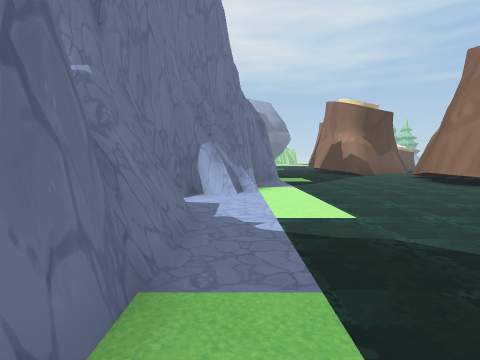
[1] (above)

23 first-person views from a walk through a scene from a Unity 3-D project. The camera is 1.4 m above the floor, tilts 4° down and sees 80° across. The floor is counted in squares, 2 m on a side. Each view is taken from the middle of a square. On the plan, view 1 faces up. The plan holds only what a view shows up to about 10 squares ahead; the rest is blank. The place goes on beyond the plan. The player is left out.

[2]
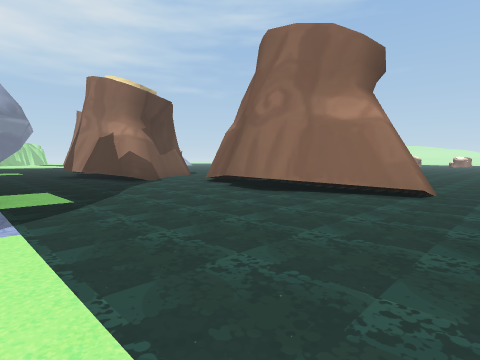

[3]
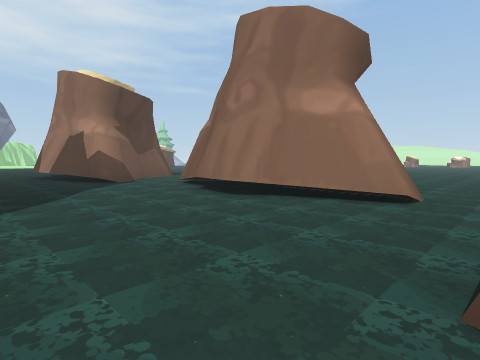

[4]
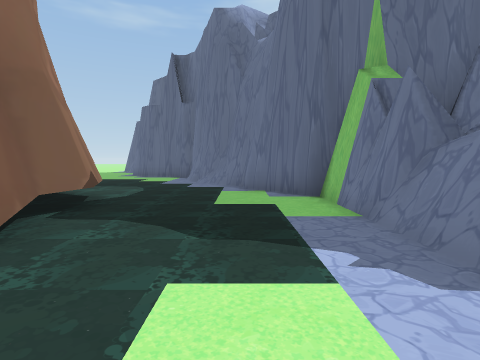

[5]
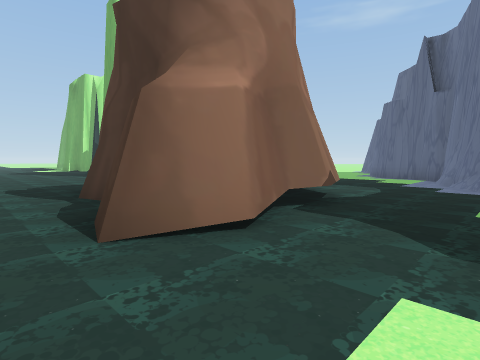

[6]
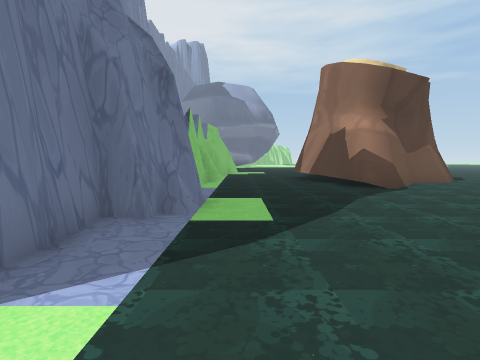

[7]
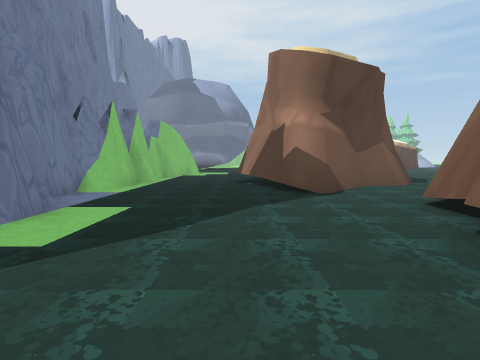

[8]
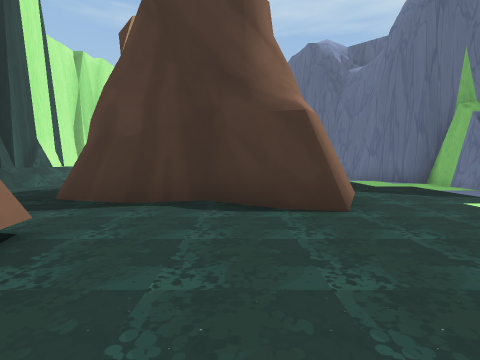

[9]
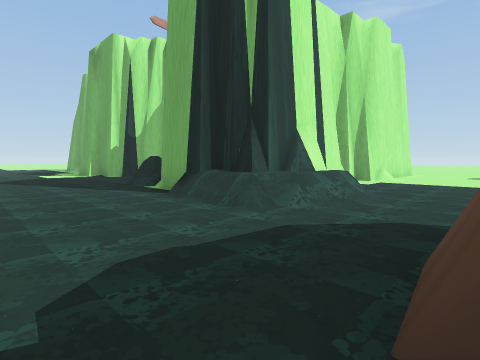

[10]
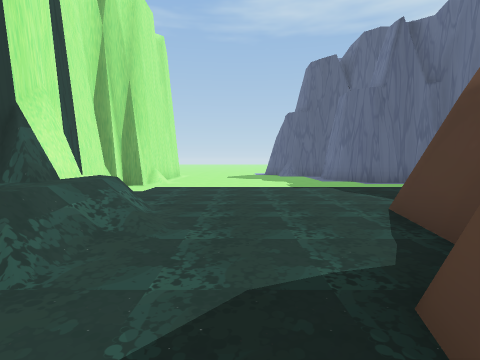

[11]
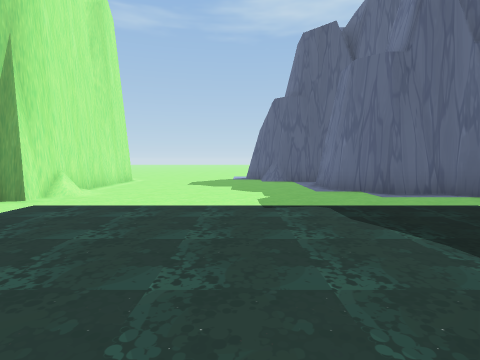

[12]
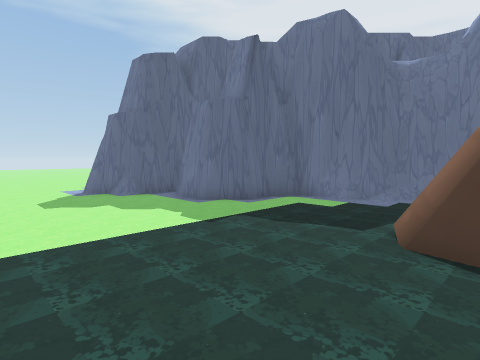

[13]
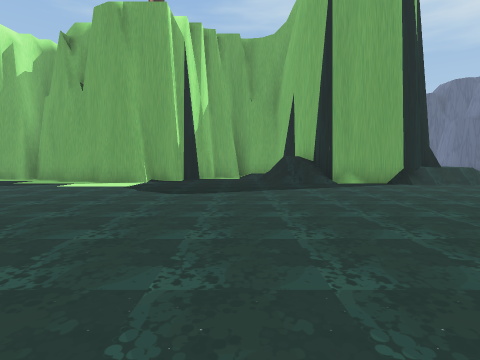

[14]
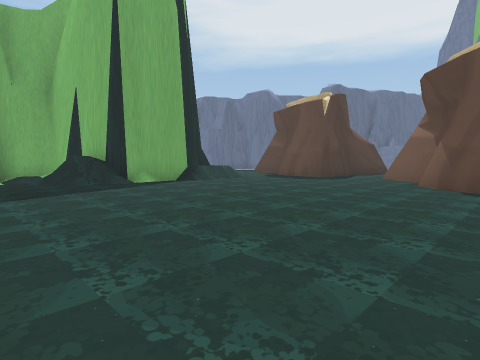

[15]
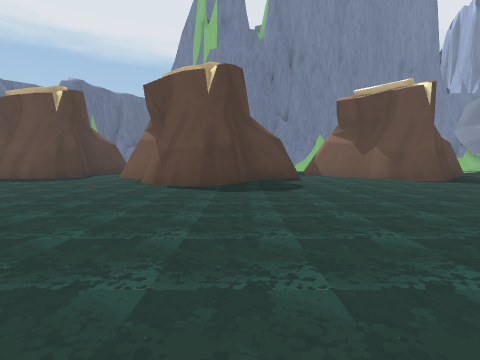

[16]
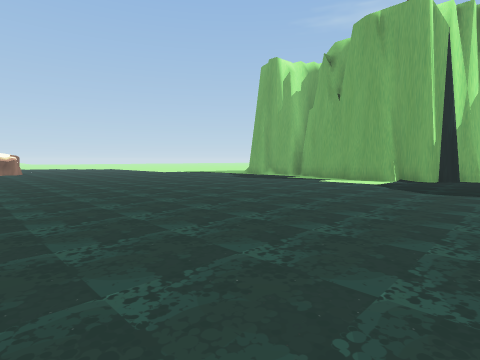

[17]
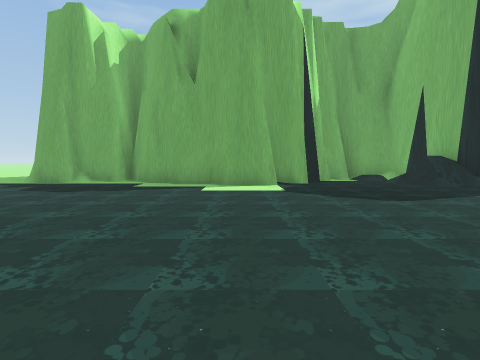

[18]
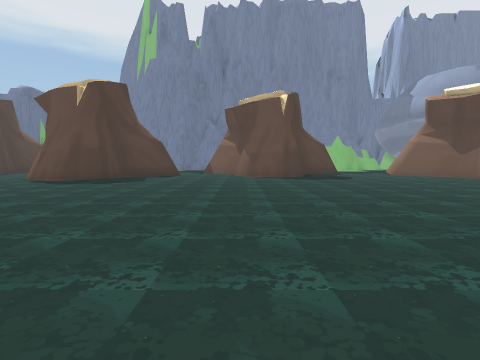

[19]
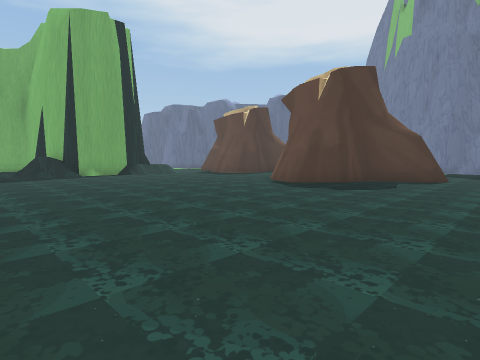

[20]
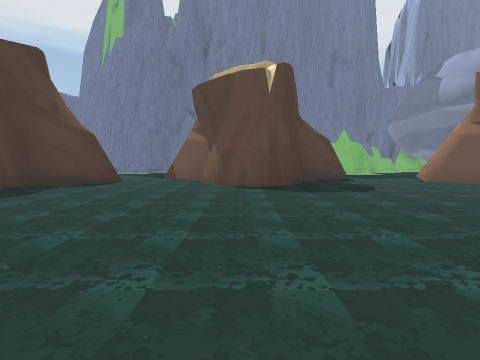

[21]
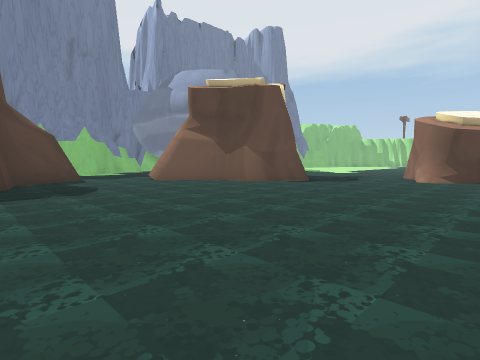

[22]
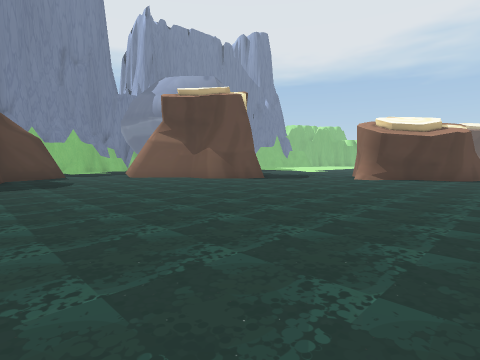

[23]
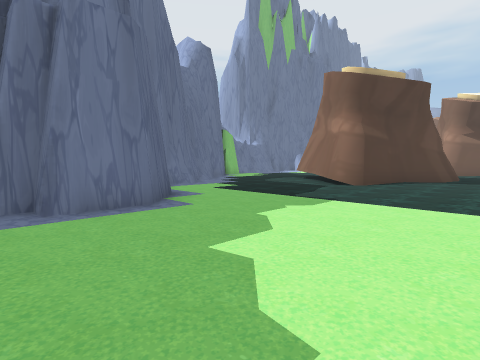

### Floor plan
Key: @ floor where view 1 was taken; # wall or solid block; . floor; / step, stairs or slope; = window, fence, low wall or low ledge.
Columns run from 1 left of view 1 to 26 right of it. Each row starts with its distance up from view 1.
 30                   ##
 29                ####.
 28                .##..
 27               ......
 26             #.......
 25            ##.......
 24           ##........
 23         ###.........
 22         .............
 21         .............
 20        ..............
 19        ##............
 18         ##...........
 17   #..    ##..........
 16  ##..##  ##...........
 15  ##...####.............
 14  ##...##..............
 13  #...................
 12  #.......#...........
 11  ##.....###..........
 10  ##.....####.............
  9  #.....##  ##...............
  8  #.....##  ##...............
  7  #......####................
  6 ##......##..................
  5 ............................
  4 #....#......................
  3 #...######..................
  2 #....#  ##..................
  1 #....#  ##..//=.............
  0 #@...#  #.../#####....##....
 -1 ##...####..//#  ##=..######.
 -2  ##....##.../#   #//##    ##
 -3   #........./#   ####
 -4   ##.........#
 -5    ##........#
 -6     #........#
 -7     ###......#
 -8       ##.....#
 -9       ##.....#
-10       #......#
-11       ###....#

Where each view was taken, in squares from view 1:
view 1: 0 up, 0 right, facing up
view 2: 4 up, 1 right, facing up-right
view 3: 4 up, 2 right, facing up-right
view 4: 5 up, 1 right, facing down
view 5: 5 up, 1 right, facing down-right
view 6: 6 up, 2 right, facing up
view 7: 7 up, 4 right, facing up
view 8: 8 up, 5 right, facing down
view 9: 4 up, 8 right, facing down-right
view 10: 2 up, 9 right, facing down
view 11: 1 down, 8 right, facing down
view 12: 1 down, 11 right, facing down-left
view 13: 9 up, 18 right, facing down
view 14: 9 up, 19 right, facing down-left
view 15: 10 up, 19 right, facing left
view 16: 10 up, 18 right, facing down-right
view 17: 8 up, 22 right, facing down
view 18: 15 up, 21 right, facing left
view 19: 14 up, 19 right, facing down-left
view 20: 16 up, 17 right, facing left
view 21: 17 up, 17 right, facing up-left
view 22: 17 up, 19 right, facing up-left
view 23: 10 down, 10 right, facing up-left
